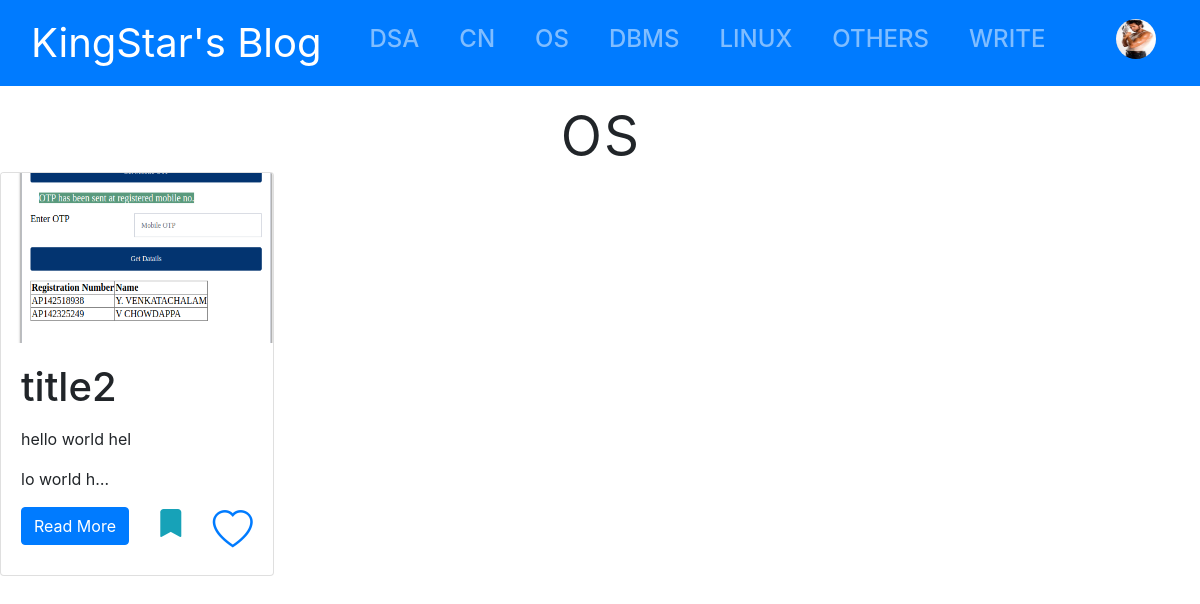
The page /category/os/ (signed in) on the database its author committed.
### blog/models.py (models this page shows, shortened)
class UserProfile(models.Model):
    user = models.OneToOneField(User, on_delete=models.CASCADE, related_name='profile')
    image = models.ImageField(null=True, blank=True,upload_to='images/')
    favourite = models.ManyToManyField(Article, related_name="favourite", null=True, blank=True)
    read_later = models.ManyToManyField(Article, related_name='read_later', null=True, blank=True)

class Article(models.Model):
    title = models.CharField(max_length=200, unique=True)
    slug = models.SlugField(max_length=200, unique=True, editable=True)
    author = models.ForeignKey(User, on_delete=models.CASCADE)
    updated_on = models.DateTimeField(auto_now=True)
    created_on = models.DateTimeField(auto_now_add=True)
    content = RichTextField()
    image = models.ImageField(null=True, blank=True,upload_to='images/')
    category = models.CharField(max_length=200, choices=CATEGORY_CHOICES)
    active = models.BooleanField(default=True)
    class Meta:
        ordering = ['-created_on']
    def __str__(self):
        return self.title

### blog/views.py (the view)
# urls.py: path('category/<str:cat>/', views.getCategory, name = 'categoryview'),
def getCategory(request, cat):
    print("getting correctly")
    articlelist = Article.objects.filter(category=cat.upper()).filter(active=True)
    print(articlelist)
    context = {"articles" : articlelist, "category":cat}
    if request.user.is_authenticated:
        context["profile"] = UserProfile.objects.get(pk=request.user.id)
    return render(request, 'blog/category.html',context=context)

### templates/blog/category.html (shortened to what this page needs)
{% include "blog/base.html" %}
{% block body %}
    <div class="containter">
        <div class="display-3 text-center"> {{ category }}</div>
        <div class="row mr-0">
            {% if articles %}
                {% block content %}
                    {% include "blog/content.html" %}
                {% endblock %}
            {% else %}
                No Articles to Display
            {% endif %}
        </div>
    </div>
{% endblock %}

### templates/blog/profiledropdown.html (shortened to what this page needs)
<div class="dropdown">
  <button class="btn btn-primary" id="dropdownMenu2" data-toggle="dropdown" aria-haspopup="true" aria-expanded="false">
    {% if profile.image %}
    <img class="rounded-circle" src="{{ profile.image.url }}" style="height: 40px; width:40px">
    {% else %}
    <i class="h2 bi bi-person-circle"></i>
    {% endif %}
  </button>
</div>

### templates/blog/content.html
                {% load static %}
                {% for article in articles %}
                <div class="col-12 col-sm-6 col-md-6 col-lg-4 col-xl-3">
                    <div class="card">
                        <img class="card-img-top img-fluid" style="height: 170px;"
                            {% if article.image %}
                            src="{{ article.image.url }}"
                            alt="Card image cap"
                            {% else %}
                            src="{% static 'im1.jpg' %}"
                            alt="Card image cap1"
                            {% endif %}
                            >
                        <div class="card-body">
                            <h5 class="card-title h1">{{ article.title }}</h5>
                            <p class="card-text"> {{ article.content|safe|truncatechars:50 }}</p>
                            <div class="d-flex align-items-start justify-content-between">
                            <a href="{% url 'detail'   article.slug  %}" class="btn btn-primary">Read More</a>
                            {% if request.user.is_authenticated and article in profile.read_later.all %}
                                <a href = "{% url 'readlater' article.slug %}"><i class="h3 bi-bookmark-fill text-info"></i></a>
                            {% else %}
                                <a href = "{% url 'readlater' article.slug %}"><i class="h3 bi-bookmark"></i></a>
                            {% endif %}
                            {% if request.user.is_authenticated and article in profile.favourite.all %}
                                <a href = "{% url 'favourite' article.slug %}"><i class="h1 bi-heart-fill text-danger"></i></a>
                            {% else %}
                                <a href = "{% url 'favourite' article.slug %}"><i class="h1 bi-heart"></i></a>
                            {% endif %}
                            </div>
                        </div>
                    </div>
                </div>
                {% endfor %}

### rows shown on the page
UserProfile: image (picture)
Article: image (picture), title "title2", content "hello world hel lo world h…"

### other values the page prints
{{ category }} "os"
